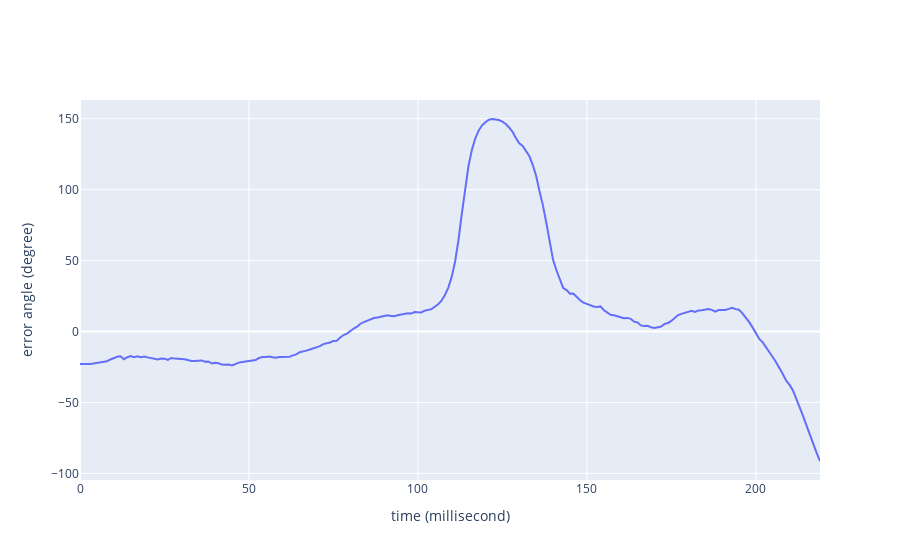

The code cell stored with this chart in its notebook:
### Code cell
f = go.Figure(go.Scatter(x = time_Axis, y = chase_df.loc[:,'error_theta'],
    mode = 'lines'))
f.update_layout(
        xaxis_title="time (millisecond)",
        yaxis_title=" error angle (degree)"
    )
f

### Figure 1 — Plotly figure (JSON) as saved in the notebook; plotly's stock layout.template omitted (floating-point values rounded to 4 significant figures; data arrays with more than 128 entries replaced by an {"elided": "..."} marker saying what was removed)
{"data": [{"mode": "lines", "type": "scatter", "x": {"elided": "220 int values"}, "y": {"elided": "220 float values"}}], "layout": {"xaxis": {"title": {"text": "time (millisecond)"}}, "yaxis": {"title": {"text": " error angle (degree)"}}}}
